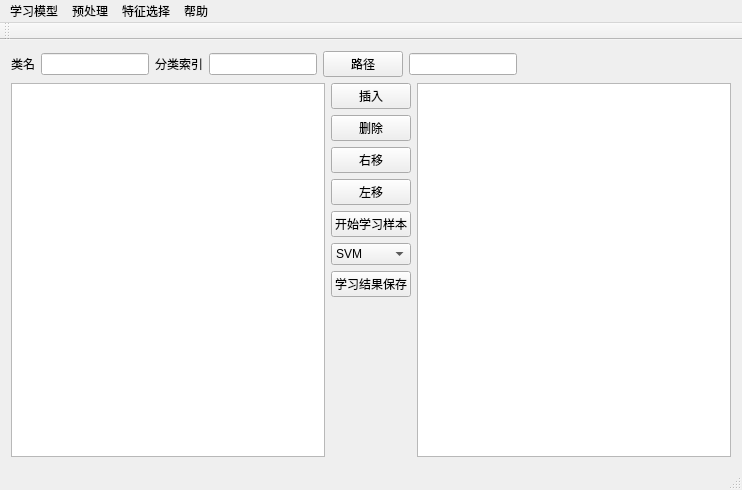
<?xml version="1.0" encoding="UTF-8"?>
<ui version="4.0">
 <class>Qt_AutomaticStudy_Default</class>
 <widget class="QMainWindow" name="Qt_AutomaticStudy_Default">
  <property name="geometry">
   <rect>
    <x>0</x>
    <y>0</y>
    <width>742</width>
    <height>490</height>
   </rect>
  </property>
  <property name="windowTitle">
   <string>样本学习软件</string>
  </property>
  <widget class="QWidget" name="centralWidget">
   <layout class="QHBoxLayout" name="horizontalLayout_4">
    <item>
     <layout class="QVBoxLayout" name="verticalLayout_2">
      <item>
       <layout class="QHBoxLayout" name="horizontalLayout_2">
        <item>
         <layout class="QHBoxLayout" name="horizontalLayout">
          <item>
           <widget class="QLabel" name="label">
            <property name="text">
             <string>类名</string>
            </property>
           </widget>
          </item>
          <item>
           <widget class="QLineEdit" name="lineEdit_ClassName"/>
          </item>
          <item>
           <widget class="QLabel" name="label_ClassType_Index">
            <property name="text">
             <string>分类索引</string>
            </property>
           </widget>
          </item>
          <item>
           <widget class="QLineEdit" name="lineEdit_ClassTyep_Index"/>
          </item>
          <item>
           <widget class="QPushButton" name="pushButton_PathSelect">
            <property name="text">
             <string>路径</string>
            </property>
           </widget>
          </item>
          <item>
           <widget class="QLineEdit" name="lineEdit_Path"/>
          </item>
         </layout>
        </item>
        <item>
         <spacer name="horizontalSpacer">
          <property name="orientation">
           <enum>Qt::Horizontal</enum>
          </property>
          <property name="sizeHint" stdset="0">
           <size>
            <width>40</width>
            <height>20</height>
           </size>
          </property>
         </spacer>
        </item>
       </layout>
      </item>
      <item>
       <layout class="QHBoxLayout" name="horizontalLayout_3">
        <item>
         <widget class="QTableView" name="tableView_QueXianReady_List"/>
        </item>
        <item>
         <layout class="QVBoxLayout" name="verticalLayout">
          <item>
           <widget class="QPushButton" name="pushButton_insert">
            <property name="text">
             <string>插入</string>
            </property>
           </widget>
          </item>
          <item>
           <widget class="QPushButton" name="pushButton_delete">
            <property name="text">
             <string>删除</string>
            </property>
           </widget>
          </item>
          <item>
           <widget class="QPushButton" name="pushButton_rightmove">
            <property name="text">
             <string>右移</string>
            </property>
           </widget>
          </item>
          <item>
           <widget class="QPushButton" name="pushButton_leftmove">
            <property name="text">
             <string>左移</string>
            </property>
           </widget>
          </item>
          <item>
           <widget class="QPushButton" name="pushButton_study">
            <property name="text">
             <string>开始学习样本</string>
            </property>
           </widget>
          </item>
          <item>
           <widget class="QComboBox" name="comboBox_MethodSelect">
            <item>
             <property name="text">
              <string>SVM</string>
             </property>
            </item>
            <item>
             <property name="text">
              <string>DT</string>
             </property>
            </item>
            <item>
             <property name="text">
              <string>RT</string>
             </property>
            </item>
            <item>
             <property name="text">
              <string>NN</string>
             </property>
            </item>
            <item>
             <property name="text">
              <string/>
             </property>
            </item>
           </widget>
          </item>
          <item>
           <widget class="QPushButton" name="pushButton_SaveResult">
            <property name="text">
             <string>学习结果保存</string>
            </property>
           </widget>
          </item>
          <item>
           <spacer name="verticalSpacer">
            <property name="orientation">
             <enum>Qt::Vertical</enum>
            </property>
            <property name="sizeHint" stdset="0">
             <size>
              <width>20</width>
              <height>40</height>
             </size>
            </property>
           </spacer>
          </item>
         </layout>
        </item>
        <item>
         <widget class="QTableView" name="tableView_QueXianForStudy_List"/>
        </item>
       </layout>
      </item>
     </layout>
    </item>
   </layout>
  </widget>
  <widget class="QMenuBar" name="menuBar">
   <property name="geometry">
    <rect>
     <x>0</x>
     <y>0</y>
     <width>742</width>
     <height>23</height>
    </rect>
   </property>
   <widget class="QMenu" name="menu">
    <property name="title">
     <string>预处理</string>
    </property>
    <addaction name="action_FilterSetting"/>
    <addaction name="action_MorphSetting"/>
    <addaction name="action_ThreshSetting"/>
    <addaction name="action_Preprocessing_Combination"/>
   </widget>
   <widget class="QMenu" name="menu_2">
    <property name="title">
     <string>特征选择</string>
    </property>
    <addaction name="separator"/>
    <addaction name="action_Features_AutomaticSelect"/>
    <addaction name="action_Features_ManSelect_2"/>
   </widget>
   <widget class="QMenu" name="menu_3">
    <property name="title">
     <string>学习模型</string>
    </property>
    <addaction name="action_NewModel"/>
    <addaction name="action_OpenModel"/>
    <addaction name="action_SaveModel"/>
    <addaction name="action_exit"/>
   </widget>
   <widget class="QMenu" name="menu_4">
    <property name="title">
     <string>帮助</string>
    </property>
    <addaction name="action"/>
    <addaction name="action_2"/>
   </widget>
   <addaction name="menu_3"/>
   <addaction name="menu"/>
   <addaction name="menu_2"/>
   <addaction name="menu_4"/>
  </widget>
  <widget class="QToolBar" name="mainToolBar">
   <attribute name="toolBarArea">
    <enum>TopToolBarArea</enum>
   </attribute>
   <attribute name="toolBarBreak">
    <bool>false</bool>
   </attribute>
  </widget>
  <widget class="QStatusBar" name="statusBar"/>
  <action name="action_FilterSetting">
   <property name="text">
    <string>滤波</string>
   </property>
  </action>
  <action name="action_MorphSetting">
   <property name="text">
    <string>形态变换</string>
   </property>
  </action>
  <action name="action_ThreshSetting">
   <property name="text">
    <string>阈值设定</string>
   </property>
  </action>
  <action name="action_Preprocessing_Combination">
   <property name="text">
    <string>组合设定</string>
   </property>
  </action>
  <action name="action_Features_AutomaticSelect">
   <property name="text">
    <string>自动选择</string>
   </property>
  </action>
  <action name="action_Features_ManSelect_2">
   <property name="text">
    <string>手动选择</string>
   </property>
  </action>
  <action name="action_NewModel">
   <property name="text">
    <string>新建模型</string>
   </property>
  </action>
  <action name="action_OpenModel">
   <property name="text">
    <string>打开学习模型</string>
   </property>
  </action>
  <action name="action_SaveModel">
   <property name="text">
    <string>保存学习模型</string>
   </property>
  </action>
  <action name="action_exit">
   <property name="text">
    <string>退出</string>
   </property>
  </action>
  <action name="action">
   <property name="text">
    <string>版本</string>
   </property>
  </action>
  <action name="action_2">
   <property name="text">
    <string>使用说明</string>
   </property>
  </action>
 </widget>
 <layoutdefault spacing="6" margin="11"/>
 <resources/>
 <connections/>
</ui>
